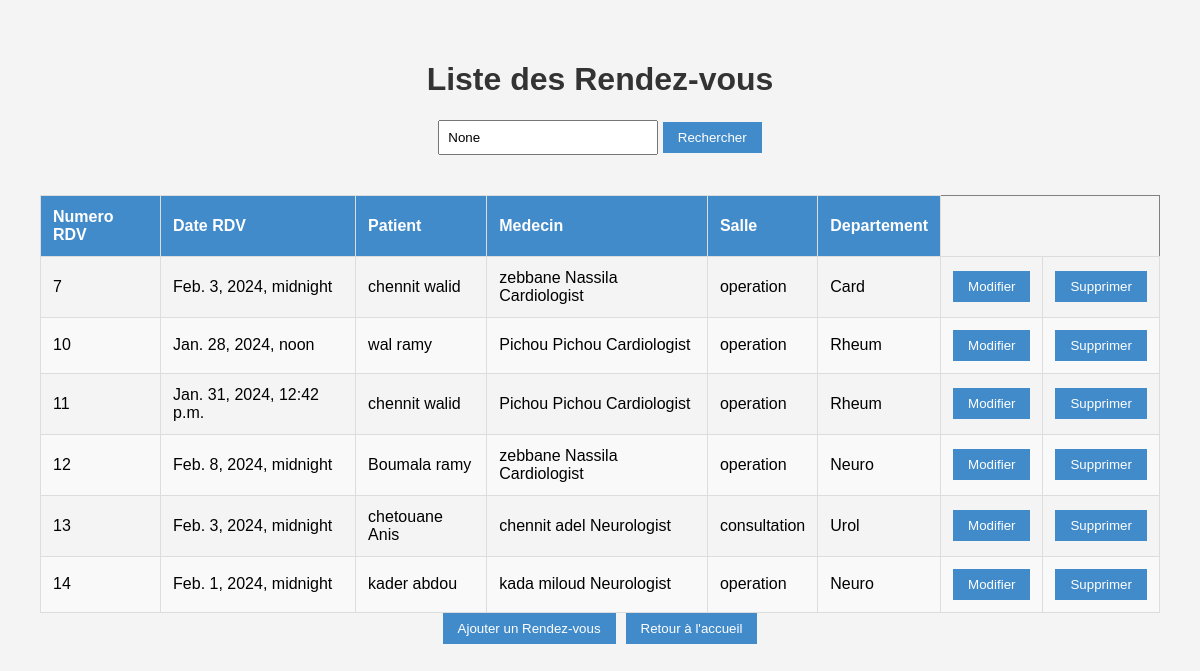
Before: /liste_rdv/ with the older database file.
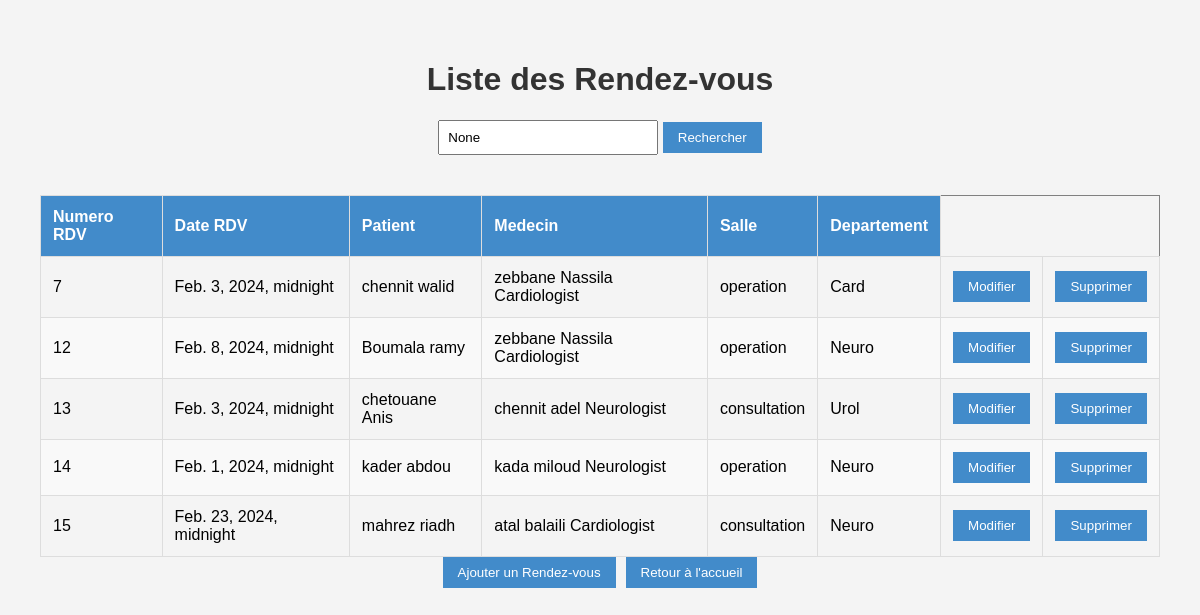
After: the same page with the newer database file.
### app1/models.py (models this page shows, shortened)
class RendezVous(models.Model) :
    Num_rdv = models.AutoField(primary_key=True)
    Date_rdv = models.DateTimeField()
    salle = models.ForeignKey('Salle', on_delete=models.CASCADE)
    Num_Patient = models.ForeignKey(Patient,on_delete = models.CASCADE)
    Num_Medecin = models.ForeignKey(Medecin,on_delete = models.CASCADE)
    choix_departement = [
        ('Card','Cardiology'),
        ('Neuro','Neurology'),
        ('Urol','Urology'),
        ('Rheum','Rheumatology'),
        ('ENT','Ear, Nose, and Throat'),
    ]
    departement = models.CharField(max_length = 50, choices = choix_departement)

class Patient(models.Model) :
    Num_P = models.AutoField(primary_key=True)
    Nom_P = models.CharField(max_length = 50)
    Prenom_P = models.CharField(max_length = 50)
    DateNaissance = models.DateField()
    Telephone_P = models.CharField(max_length = 10, help_text = 'Entrez un numero de telephone valable svp')
    Adresse_P = models.CharField(max_length = 50)
    choix_genre = [
        ('M', 'Masculin'),
        ('F', 'Feminin'),
    ]
    Genre = models.CharField(max_length = 1,choices = choix_genre)

class Medecin(models.Model) :
    Num_M = models.AutoField(primary_key=True)
    Nom_M = models.CharField(max_length = 50)
    Prenom_M = models.CharField(max_length = 50)
    Telephone_M = models.CharField(max_length = 10, help_text = 'Entrez un numero de telephone valable svp')
    choix_speciailte = [
        ('Cardiologist','Cardiologist'),
        ('Neurologist','Neurologist'),
        ('Urologist','Urologist'),
        ('Rheumatologist','Rheumatologist'),
        ('Otolaryngologist','Otolaryngologist'),
    ]
    specialite = models.CharField(max_length = 50, choices = choix_speciailte)

class Salle (models.Model) :
    Num_salle = models.AutoField(primary_key=True)
    choix_de_type = [
        ('consultation', 'salle de consultation'),
        ('operation', 'salle d\'opération'),
    ]
    type_salle = models.CharField(max_length = 50, choices = choix_de_type)

### app1/views.py (the view)
# urls.py: path('liste_rdv/',liste_rdv,name='liste_rdv'),
def liste_rdv(request):
    query = request.GET.get('q')
    rdvs= RendezVous.objects.all()
    if query:
        rdvs = rdvs.filter(Num_Patient__Nom_P__icontains=query)
    return render(request,'liste_rdv.html',{'rdvs': rdvs , 'query': query})

### app1/templates/liste_rdv.html (shortened to what this page needs)
<!DOCTYPE html>
{% load static %}
<html lang="en">
<head>
    <link href="{% static 'css/styleListRDV.css' %}" rel="stylesheet" />
</head>
<body>
    <h1>Liste des Rendez-vous</h1>
    <form method="get" action="{% url 'liste_rdv' %}">
        <input type="text" name="q" placeholder="Recherche par Noms des Patients" value="{{ query }}">
        <button type="submit">Rechercher</button>
    </form>
<table border="1">
    <thead>
        <tr>
            <th>Numero RDV</th>
            <th>Date RDV</th>
            <th>Patient</th>
            <th>Medecin</th>
            <th>Salle</th>
            <th>Departement</th>
        </tr>
    </thead>
    <tbody>
        {% for rdv in rdvs %}
            <tr>
                <td>{{ rdv.Num_rdv }}</td>
                <td>{{ rdv.Date_rdv}}</td>
                <td>{{ rdv.Num_Patient.Nom_P }} {{rdv.Num_Patient.Prenom_P}}</td>
                <td>{{ rdv.Num_Medecin.Nom_M }} {{ rdv.Num_Medecin.Prenom_M }} {{rdv.Num_Medecin.specialite}}</td>
                <td>{{ rdv.salle.type_salle}}</td>
                <td>{{ rdv.departement}}</td>
                <td>
                    <a href="{% url 'prefill_rendezVous' pk=rdv.Num_rdv %}"><button>Modifier</button></a>
                </td>
                <td>
                    <a href="{% url 'supprimer_rdv' pk=rdv.Num_rdv %}"><button>Supprimer</button></a>
                </td>
            </tr>
        {% endfor %}
    </tbody>
</table>
<div class="button-container">
        <a href="{% url 'ajouter_rdv' %}"><button>Ajouter un Rendez-vous</button></a>
        <a href="{% url 'Home' %}"><button>Retour à l'accueil</button></a>
</div>
</body>
</html>

### app1/static/css/styleListRDV.css (style rules this page uses)
body { font-family: Arial, sans-serif; margin: 20px; padding: 20px; background-color: #f4f4f4; display: flex; flex-direction: column; align-items: center; justify-content: center; }
h1 { color: #333; }
form { margin-bottom: 20px; }
input[type="text"] { padding: 8px; width: 200px; }
button { padding: 8px 15px; background-color: #428bca; color: #fff; border: none; cursor: pointer; align-items: center; }
table { width: 100%; border-collapse: collapse; margin-top: 20px; }
th, td { padding: 12px; border: 1px solid #ddd; text-align: left; }
th { background-color: #428bca; color: #fff; }
tbody tr:nth-child(even) { background-color: #f9f9f9; }
a { text-decoration: none; }
.button-container { display: flex; gap: 10px; }

Changed rows visible on the page:
removed RendezVous: Num_rdv "10", Date_rdv "Jan. 28, 2024, noon", Num_Patient.Nom_P "wal", Num_Patient.Prenom_P "ramy", Num_Medecin.Nom_M "Pichou", Num_Medecin.Prenom_M "Pichou", Num_Medecin.specialite "Cardiologist", salle.type_salle "operation", departement "Rheum"
removed RendezVous: Num_rdv "11", Date_rdv "Jan. 31, 2024, 12:42 p.m.", Num_Patient.Nom_P "chennit", Num_Patient.Prenom_P "walid", Num_Medecin.Nom_M "Pichou", Num_Medecin.Prenom_M "Pichou", Num_Medecin.specialite "Cardiologist", salle.type_salle "operation", departement "Rheum"
added RendezVous: Num_rdv "15", Date_rdv "Feb. 23, 2024, midnight", Num_Patient.Nom_P "mahrez", Num_Patient.Prenom_P "riadh", Num_Medecin.Nom_M "atal", Num_Medecin.Prenom_M "balaili", Num_Medecin.specialite "Cardiologist", salle.type_salle "consultation", departement "Neuro"
